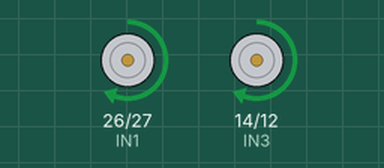
Simulated run of this sketch. Board: ESP32. Parts: motor-driver pin pairs drawn as motors (green arrow = first pin HIGH = forward, orange = second pin HIGH = backward, longer = more drive, scaled by the enable pin).

Above: at 1.0 s.
At 3.0 s:
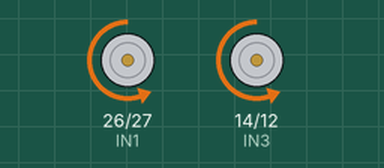
At 5.0 s:
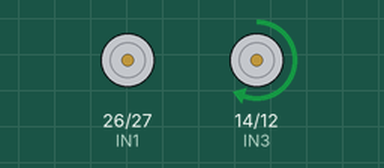
At 9.5 s:
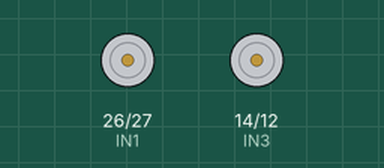
Timing chart, 0 to 14.3 s (numbered marks = the images above):
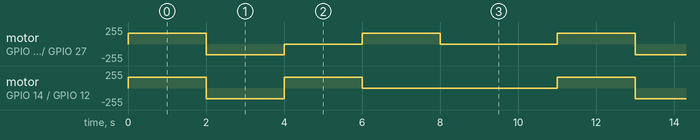

Measured:
- by itself, motor on GPIO 14 (IN3) / GPIO 12 (IN4): repeats every 11.0 s: backward 159/255 2.0 s, forward 159/255 2.0 s, stopped 5.0 s, forward 159/255 2.0 s
- by itself, motor on GPIO 26 (IN1) / GPIO 27 (IN2): repeats every 11.0 s: backward 159/255 2.0 s, stopped 2.0 s, forward 159/255 2.0 s, stopped 3.0 s, forward 159/255 2.0 s

The sketch:

democar.ino
```cpp
//in1 and in2 = left motor
//in3 and in4 = right motor
//battery connected to +12v and gnd
// vin on esp32 connected to +5v


const int IN1 = 26; // D26
const int IN2 = 27; // D27
const int IN3 = 14; // D14
const int IN4 = 12; // D12
const int ENA = 25; // D25
const int ENB = 33; // D33
const int speed = 160;

void stopMotors() {
  digitalWrite(IN1, LOW);
  digitalWrite(IN2, LOW);
  digitalWrite(IN3, LOW);
  digitalWrite(IN4, LOW);
}

void forward() {
  digitalWrite(IN1, HIGH);
  digitalWrite(IN2, LOW);
  digitalWrite(IN3, HIGH);
  digitalWrite(IN4, LOW);
}

void backward() {
  digitalWrite(IN1, LOW);
  digitalWrite(IN2, HIGH);
  digitalWrite(IN3, LOW);
  digitalWrite(IN4, HIGH);
}

void left() {
  digitalWrite(IN1, LOW);
  digitalWrite(IN2, LOW);
  digitalWrite(IN3, HIGH);
  digitalWrite(IN4, LOW);
}

void right() {
  digitalWrite(IN1, HIGH);
  digitalWrite(IN2, LOW);
  digitalWrite(IN3, LOW);
  digitalWrite(IN4, LOW);
}

void setup() {
  pinMode(IN1, OUTPUT);
  pinMode(IN2, OUTPUT);
  pinMode(IN3, OUTPUT);
  pinMode(IN4, OUTPUT);

  ledcAttach(ENA, 1000, 8);
  ledcAttach(ENB, 1000, 8);
  ledcWrite(ENA, speed);
  ledcWrite(ENB, speed);

  stopMotors();
}

void loop() {
  forward();
  delay(2000);
  backward();
  delay(2000);
  left();
  delay(2000);
  right();
  delay(2000);
  stopMotors();
  delay(3000);
}
```
